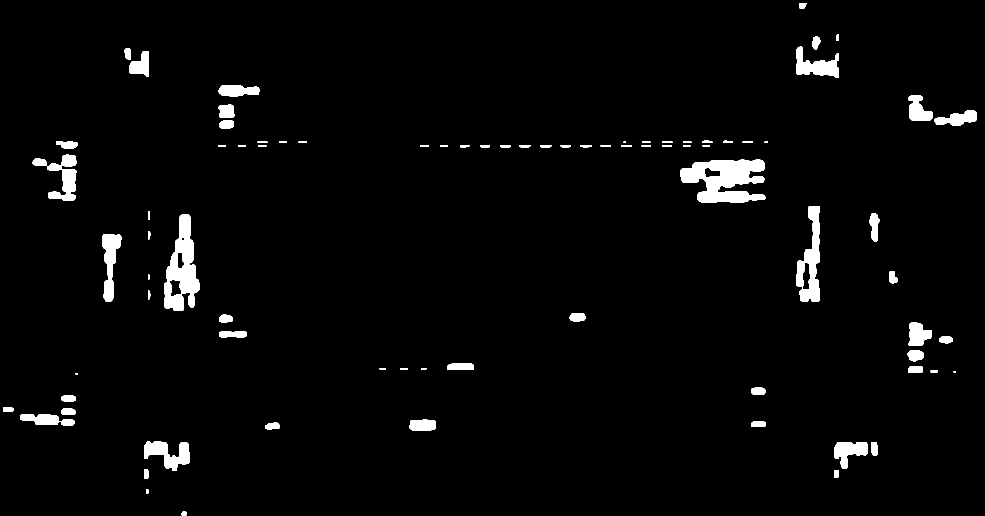
#> input picture sample_img/phase3/phase3_grayscale_mask.png, 1970 x 1032 px (shown at 1/2 size)
$ python phase4_vehicle_counting.py
#> lines starting #> are read from the running program, lines starting #| are printed output that depends on the picture; after the words box and inside, x2 and y2 are one past the last pixel; in counts of white or black regions, pixels touching at a corner belong together
import cv2
import numpy as np
import json
import os

def main():
    # File paths
    MASK_PATH = 'sample_img/phase3/phase3_grayscale_mask.png'
    BGR_PATH = 'sample_img/phase2/phase2_masked_lanes.png'
    ROIS_PATH = 'lane_rois.json'
    PARAMS_PATH = 'vehicle_params.json'
    OUT_DIR = 'sample_img/phase4'
    OUT_PATH = os.path.join(OUT_DIR, 'phase4_counting_result.png')

    # Create output directory if it doesn't exist
    if not os.path.exists(OUT_DIR):
        os.makedirs(OUT_DIR)

    # Load images
    mask = cv2.imread(MASK_PATH, cv2.IMREAD_GRAYSCALE)
#> mask: shape (1032, 1970); 2.8% white; 82 white regions (3 under 20 px), largest, box (x1, y1, x2, y2) and area: (1360, 319, 1531, 405) 9455, (328, 428, 399, 621) 7294, (1592, 413, 1640, 604) 4766
    if mask is None:
        print(f"Error: Could not load mask from {MASK_PATH}")
        return

    bgr_img = cv2.imread(BGR_PATH)
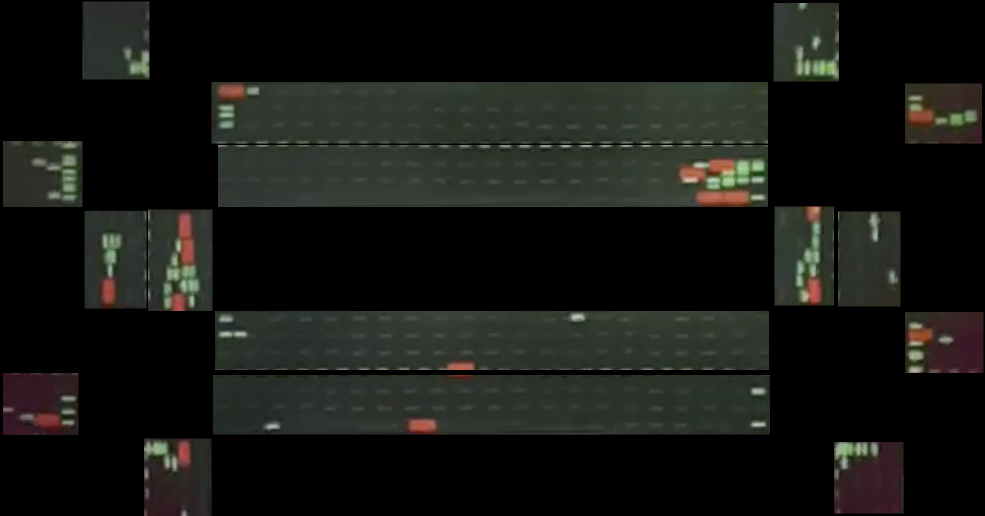
#> input picture sample_img/phase2/phase2_masked_lanes.png, 1970 x 1032 px (shown at 1/2 size)
#> bgr_img is the input picture: shape (1032, 1970, 3); mean B, G, R 19.4, 22.7, 21.7
    if bgr_img is None:
        print(f"Error: Could not load BGR image from {BGR_PATH}")
        return

    output_img = bgr_img.copy()

    # Load parameters
    try:
        with open(ROIS_PATH, 'r') as f:
#> (reads lane_rois.json from the repository)
            rois = json.load(f)
    except Exception as e:
        print(f"Error loading {ROIS_PATH}: {e}")
        return

    try:
        with open(PARAMS_PATH, 'r') as f:
#> (reads vehicle_params.json from the repository)
            params = json.load(f)
    except Exception as e:
        print(f"Error loading {PARAMS_PATH}: {e}")
        return

    MIN_VEHICLE_AREA = params.get("MIN_VEHICLE_AREA", 200)
    AVERAGE_CAR_AREA = params.get("AVERAGE_CAR_AREA", 895)
    AVERAGE_BIKE_AREA = params.get("AVERAGE_BIKE_AREA", 400)

    print("--- Phase 4: Vehicle Counting ---")
    print(f"Parameters: MIN_VEHICLE_AREA={MIN_VEHICLE_AREA}, CAR_AREA={AVERAGE_CAR_AREA}, BIKE_AREA={AVERAGE_BIKE_AREA}")

    total_cars = 0
    total_bikes = 0

    # Process each ROI (lane)
    for i, roi in enumerate(rois):
        x, y, w, h = roi

        roi_mask = mask[y:y+h, x:x+w]
        roi_bgr = bgr_img[y:y+h, x:x+w]

        # Find contours
        contours, _ = cv2.findContours(roi_mask, cv2.RETR_EXTERNAL, cv2.CHAIN_APPROX_SIMPLE)

        lane_cars = 0
        lane_bikes = 0

        # Draw lane boundaries (Blue rectangle)
        cv2.rectangle(output_img, (x, y), (x + w, y + h), (255, 0, 0), 2)

        for cnt in contours:
            area = cv2.contourArea(cnt)
            if area < MIN_VEHICLE_AREA:
                continue

            # Create a blank single-contour mask
            single_mask = np.zeros(roi_mask.shape, dtype=np.uint8)
            cv2.drawContours(single_mask, [cnt], -1, 255, -1)

            # Extract pixels using int16 to prevent underflow
            b = roi_bgr[:, :, 0].astype(np.int16)
            g = roi_bgr[:, :, 1].astype(np.int16)
            r = roi_bgr[:, :, 2].astype(np.int16)

            in_mask = single_mask > 0

            # Count Red pixels: R > G + 20 and R > B + 20
            red_cond = (r > g + 20) & (r > b + 20) & in_mask
            red_px = np.sum(red_cond)

            # Count Green pixels: G > R + 20 and G > B + 20
            green_cond = (g > r + 20) & (g > b + 20) & in_mask
            green_px = np.sum(green_cond)

            total_color_px = red_px + green_px
            if total_color_px == 0:
                continue

            # Calculate proportions
            r_ratio = red_px / total_color_px
            g_ratio = green_px / total_color_px

            # Estimate counts based on area and proportions
            cars = max(0, round((area * r_ratio) / AVERAGE_CAR_AREA))
            bikes = max(0, round((area * g_ratio) / AVERAGE_BIKE_AREA))

            lane_cars += cars
            lane_bikes += bikes

            # Draw bounding box for the contour
            cx, cy, cw, ch = cv2.boundingRect(cnt)
            global_x = x + cx
            global_y = y + cy

            cv2.rectangle(output_img, (global_x, global_y), (global_x + cw, global_y + ch), (0, 255, 255), 2)

            # Add text label for specific counts
            label = f"C:{cars} B:{bikes}"
            text_y = global_y - 5 if global_y - 5 > 10 else global_y + 15
            cv2.putText(output_img, label, (global_x, text_y), cv2.FONT_HERSHEY_SIMPLEX, 0.5, (0, 255, 255), 1, cv2.LINE_AA)

        # Draw text label above the lane
        lane_label = f"Lane {i}: Cars={lane_cars} Bikes={lane_bikes}"
        lane_text_y = y - 10 if y - 10 > 20 else y + h + 20
        cv2.putText(output_img, lane_label, (x, lane_text_y), cv2.FONT_HERSHEY_SIMPLEX, 0.6, (255, 255, 255), 2, cv2.LINE_AA)

        # Accumulate and print details
        print(f"Lane {i}: Cars = {lane_cars}, Bikes = {lane_bikes}")
        total_cars += lane_cars
        total_bikes += lane_bikes
#> this loop made 16 passes
#> pass 1, in main, `roi_mask = mask[y:y+h, x:x+w]`:
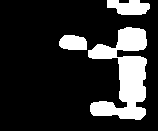
#> roi_mask: shape (131, 158); 18.1% white; 3 white regions, box (x1, y1, x2, y2) and area: (88, 27, 147, 120) 2900, (107, 0, 150, 15) 487, (59, 35, 87, 50) 361
#> pass 1, in main, `roi_bgr = bgr_img[y:y+h, x:x+w]`:
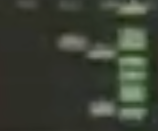
#> roi_bgr: shape (131, 158, 3); mean B, G, R 51.8, 63.9, 58.3
#> pass 2, in main, `roi_bgr = bgr_img[y:y+h, x:x+w]`:
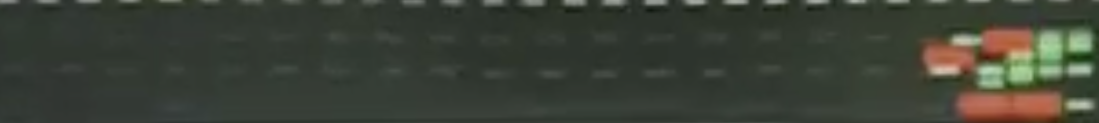
#> roi_bgr: shape (123, 1099, 3); mean B, G, R 54.1, 64.8, 60.2
#> after the loop:
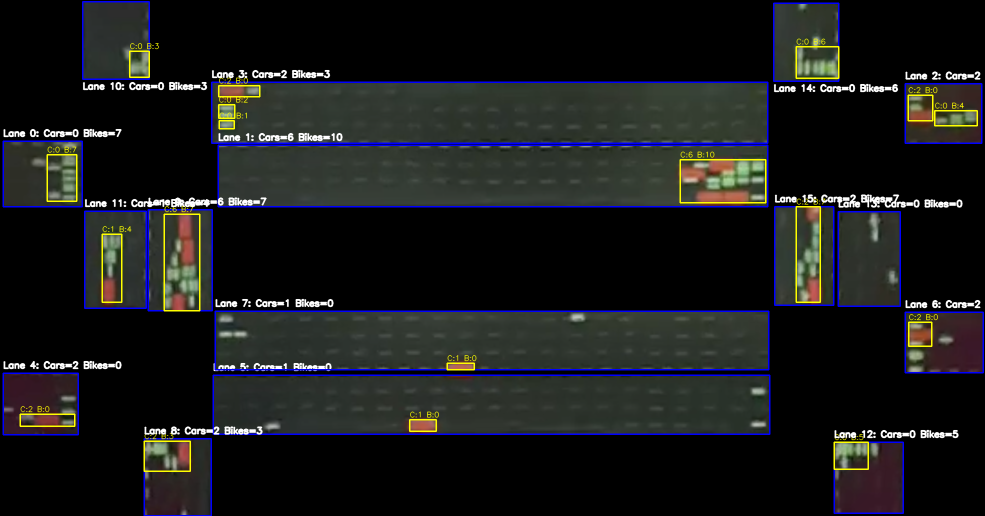
#> output_img: shape (1032, 1970, 3) (shown at 1/2 size); 5.25% of pixels changed, all inside (x1, y1, x2, y2) = (5, 2, 1968, 1032)
#> after the loop:
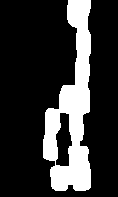
#> roi_mask: shape (197, 118); 20.5% white; 1 white region, box (x1, y1, x2, y2) and area: (43, 0, 91, 191) 4766
#> after the loop:
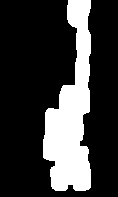
#> single_mask: shape (197, 118); 23.1% white; 1 white region, box (x1, y1, x2, y2) and area: (43, 0, 91, 191) 5359
#> after the loop, total_bikes = 59; total_cars = 27

    print("---------------------------------")
    print(f"Total Counts - Cars: {total_cars}, Bikes: {total_bikes}")
#| Total Counts - Cars: 27, Bikes: 59

    cv2.imwrite(OUT_PATH, output_img)
    print(f"Saved result to: {OUT_PATH}")

if __name__ == "__main__":
    main()
